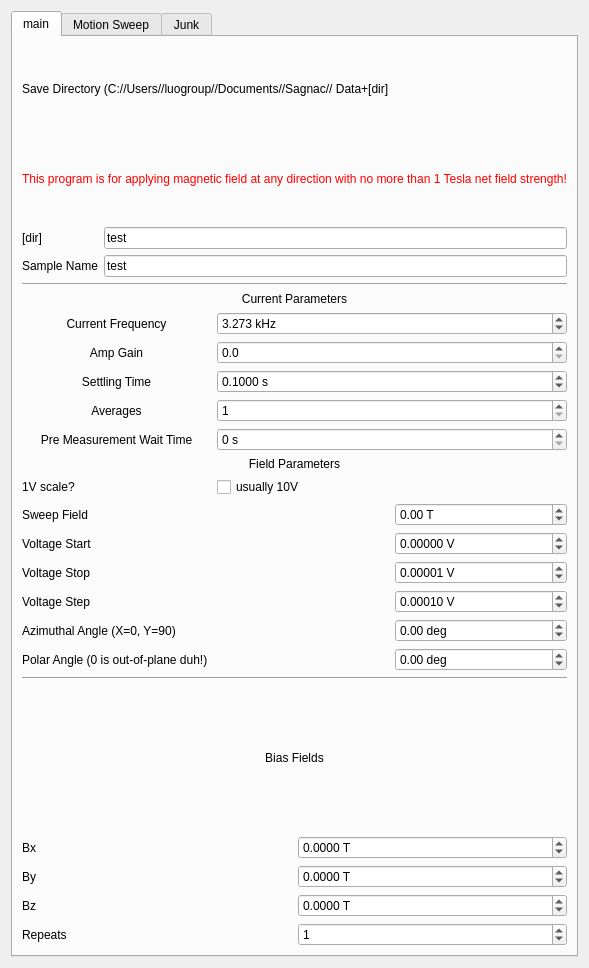
<?xml version="1.0" encoding="UTF-8"?>
<ui version="4.0">
 <class>Form</class>
 <widget class="QWidget" name="Form">
  <property name="geometry">
   <rect>
    <x>0</x>
    <y>0</y>
    <width>568</width>
    <height>968</height>
   </rect>
  </property>
  <property name="windowTitle">
   <string>Form</string>
  </property>
  <layout class="QVBoxLayout" name="verticalLayout">
   <item>
    <widget class="QTabWidget" name="Junk">
     <property name="toolTip">
      <string>&lt;html&gt;&lt;head/&gt;&lt;body&gt;&lt;p&gt;Field Parameters&lt;/p&gt;&lt;/body&gt;&lt;/html&gt;</string>
     </property>
     <property name="currentIndex">
      <number>0</number>
     </property>
     <widget class="QWidget" name="tab">
      <attribute name="title">
       <string>main</string>
      </attribute>
      <layout class="QVBoxLayout" name="verticalLayout_10">
       <item>
        <layout class="QGridLayout" name="save_params">
         <item row="5" column="0">
          <widget class="QLabel" name="label_12">
           <property name="enabled">
            <bool>true</bool>
           </property>
           <property name="text">
            <string>Sample Name</string>
           </property>
          </widget>
         </item>
         <item row="5" column="1">
          <widget class="QLineEdit" name="sample_name">
           <property name="text">
            <string>test</string>
           </property>
           <property name="placeholderText">
            <string>test</string>
           </property>
          </widget>
         </item>
         <item row="4" column="0">
          <widget class="QLabel" name="label_22">
           <property name="text">
            <string>[dir]</string>
           </property>
          </widget>
         </item>
         <item row="4" column="1">
          <widget class="QLineEdit" name="save_dir">
           <property name="text">
            <string>test</string>
           </property>
          </widget>
         </item>
         <item row="0" column="0" colspan="2">
          <widget class="QLabel" name="label_8">
           <property name="text">
            <string>Save Directory (C://Users//luogroup//Documents//Sagnac// Data+[dir]</string>
           </property>
           <property name="wordWrap">
            <bool>true</bool>
           </property>
          </widget>
         </item>
         <item row="1" column="0" colspan="2">
          <widget class="QLabel" name="label_40">
           <property name="palette">
            <palette>
             <active>
              <colorrole role="WindowText">
               <brush brushstyle="SolidPattern">
                <color alpha="255">
                 <red>255</red>
                 <green>0</green>
                 <blue>0</blue>
                </color>
               </brush>
              </colorrole>
             </active>
             <inactive>
              <colorrole role="WindowText">
               <brush brushstyle="SolidPattern">
                <color alpha="255">
                 <red>255</red>
                 <green>0</green>
                 <blue>0</blue>
                </color>
               </brush>
              </colorrole>
             </inactive>
             <disabled>
              <colorrole role="WindowText">
               <brush brushstyle="SolidPattern">
                <color alpha="255">
                 <red>120</red>
                 <green>120</green>
                 <blue>120</blue>
                </color>
               </brush>
              </colorrole>
             </disabled>
            </palette>
           </property>
           <property name="text">
            <string>This program is for applying magnetic field at any direction with no more than 1 Tesla net field strength!</string>
           </property>
          </widget>
         </item>
        </layout>
       </item>
       <item>
        <widget class="Line" name="line_3">
         <property name="orientation">
          <enum>Qt::Horizontal</enum>
         </property>
        </widget>
       </item>
       <item>
        <layout class="QGridLayout" name="lockin_params">
         <item row="9" column="0">
          <widget class="QLabel" name="label_3">
           <property name="text">
            <string>1V scale?</string>
           </property>
          </widget>
         </item>
         <item row="13" column="2">
          <widget class="QDoubleSpinBox" name="voltage_step">
           <property name="suffix">
            <string> V</string>
           </property>
           <property name="decimals">
            <number>5</number>
           </property>
           <property name="minimum">
            <double>-0.900000000000000</double>
           </property>
           <property name="maximum">
            <double>0.900000000000000</double>
           </property>
           <property name="singleStep">
            <double>0.001000000000000</double>
           </property>
           <property name="value">
            <double>0.000100000000000</double>
           </property>
          </widget>
         </item>
         <item row="13" column="0">
          <widget class="QLabel" name="label_2">
           <property name="text">
            <string>Voltage Step</string>
           </property>
          </widget>
         </item>
         <item row="7" column="0">
          <widget class="QLabel" name="label_31">
           <property name="text">
            <string>Pre Measurement Wait Time</string>
           </property>
           <property name="alignment">
            <set>Qt::AlignCenter</set>
           </property>
          </widget>
         </item>
         <item row="15" column="2">
          <widget class="QDoubleSpinBox" name="sweep_field_polar">
           <property name="suffix">
            <string> deg</string>
           </property>
           <property name="minimum">
            <double>-180.000000000000000</double>
           </property>
           <property name="maximum">
            <double>180.000000000000000</double>
           </property>
          </widget>
         </item>
         <item row="5" column="1" colspan="2">
          <widget class="QDoubleSpinBox" name="settling">
           <property name="suffix">
            <string> s</string>
           </property>
           <property name="decimals">
            <number>4</number>
           </property>
           <property name="maximum">
            <double>9999999.000000000000000</double>
           </property>
           <property name="value">
            <double>0.100000000000000</double>
           </property>
          </widget>
         </item>
         <item row="12" column="0">
          <widget class="QLabel" name="label_38">
           <property name="text">
            <string>Voltage Stop</string>
           </property>
          </widget>
         </item>
         <item row="12" column="2">
          <widget class="QDoubleSpinBox" name="voltage_stop">
           <property name="suffix">
            <string> V</string>
           </property>
           <property name="decimals">
            <number>5</number>
           </property>
           <property name="minimum">
            <double>-10.000000000000000</double>
           </property>
           <property name="maximum">
            <double>10.000000000000000</double>
           </property>
           <property name="singleStep">
            <double>0.001000000000000</double>
           </property>
           <property name="value">
            <double>0.000010000000000</double>
           </property>
          </widget>
         </item>
         <item row="6" column="0">
          <widget class="QLabel" name="label_35">
           <property name="text">
            <string>Averages</string>
           </property>
           <property name="alignment">
            <set>Qt::AlignCenter</set>
           </property>
          </widget>
         </item>
         <item row="11" column="2">
          <widget class="QDoubleSpinBox" name="voltage_start">
           <property name="suffix">
            <string> V</string>
           </property>
           <property name="decimals">
            <number>5</number>
           </property>
           <property name="minimum">
            <double>-10.000000000000000</double>
           </property>
           <property name="maximum">
            <double>10.000000000000000</double>
           </property>
           <property name="singleStep">
            <double>0.001000000000000</double>
           </property>
           <property name="value">
            <double>0.000000000000000</double>
           </property>
          </widget>
         </item>
         <item row="3" column="0">
          <widget class="QLabel" name="label_9">
           <property name="text">
            <string>Current Frequency</string>
           </property>
           <property name="alignment">
            <set>Qt::AlignCenter</set>
           </property>
          </widget>
         </item>
         <item row="14" column="0">
          <widget class="QLabel" name="label_16">
           <property name="text">
            <string>Azimuthal Angle (X=0, Y=90)</string>
           </property>
          </widget>
         </item>
         <item row="15" column="0">
          <widget class="QLabel" name="label_19">
           <property name="text">
            <string>Polar Angle (0 is out-of-plane duh!) </string>
           </property>
          </widget>
         </item>
         <item row="8" column="0" colspan="3">
          <widget class="QLabel" name="label_10">
           <property name="text">
            <string>Field Parameters</string>
           </property>
           <property name="alignment">
            <set>Qt::AlignCenter</set>
           </property>
          </widget>
         </item>
         <item row="4" column="1" colspan="2">
          <widget class="QDoubleSpinBox" name="amp_gain">
           <property name="suffix">
            <string/>
           </property>
           <property name="decimals">
            <number>1</number>
           </property>
           <property name="minimum">
            <double>0.000000000000000</double>
           </property>
           <property name="maximum">
            <double>50000.000000000000000</double>
           </property>
          </widget>
         </item>
         <item row="14" column="2">
          <widget class="QDoubleSpinBox" name="sweep_field_azimuth">
           <property name="suffix">
            <string> deg</string>
           </property>
           <property name="minimum">
            <double>-170.000000000000000</double>
           </property>
           <property name="maximum">
            <double>170.000000000000000</double>
           </property>
          </widget>
         </item>
         <item row="6" column="1" colspan="2">
          <widget class="QSpinBox" name="avgs">
           <property name="minimum">
            <number>1</number>
           </property>
          </widget>
         </item>
         <item row="7" column="1" colspan="2">
          <widget class="QDoubleSpinBox" name="wait">
           <property name="suffix">
            <string> s</string>
           </property>
           <property name="decimals">
            <number>0</number>
           </property>
           <property name="maximum">
            <double>9999999.000000000000000</double>
           </property>
          </widget>
         </item>
         <item row="5" column="0">
          <widget class="QLabel" name="label_20">
           <property name="text">
            <string>Settling Time</string>
           </property>
           <property name="alignment">
            <set>Qt::AlignCenter</set>
           </property>
          </widget>
         </item>
         <item row="4" column="0">
          <widget class="QLabel" name="label_30">
           <property name="text">
            <string>Amp Gain</string>
           </property>
           <property name="alignment">
            <set>Qt::AlignCenter</set>
           </property>
          </widget>
         </item>
         <item row="11" column="0">
          <widget class="QLabel" name="label_18">
           <property name="text">
            <string>Voltage Start</string>
           </property>
          </widget>
         </item>
         <item row="9" column="1">
          <widget class="QCheckBox" name="voltage_scale_main">
           <property name="text">
            <string>usually 10V</string>
           </property>
          </widget>
         </item>
         <item row="10" column="0">
          <widget class="QLabel" name="label_33">
           <property name="text">
            <string>Sweep Field</string>
           </property>
          </widget>
         </item>
         <item row="0" column="0" colspan="3">
          <widget class="QLabel" name="label_7">
           <property name="text">
            <string>Current Parameters</string>
           </property>
           <property name="alignment">
            <set>Qt::AlignCenter</set>
           </property>
          </widget>
         </item>
         <item row="3" column="1" colspan="2">
          <widget class="QDoubleSpinBox" name="current_frequency">
           <property name="suffix">
            <string> kHz</string>
           </property>
           <property name="decimals">
            <number>3</number>
           </property>
           <property name="maximum">
            <double>1000.000000000000000</double>
           </property>
           <property name="value">
            <double>3.273000000000000</double>
           </property>
          </widget>
         </item>
         <item row="10" column="2">
          <widget class="QDoubleSpinBox" name="sweep_field">
           <property name="suffix">
            <string> T</string>
           </property>
           <property name="minimum">
            <double>-5.000000000000000</double>
           </property>
           <property name="maximum">
            <double>5.000000000000000</double>
           </property>
          </widget>
         </item>
        </layout>
       </item>
       <item>
        <widget class="Line" name="line_2">
         <property name="orientation">
          <enum>Qt::Horizontal</enum>
         </property>
        </widget>
       </item>
       <item>
        <layout class="QGridLayout" name="gridLayout">
         <item row="1" column="1">
          <widget class="QDoubleSpinBox" name="bias_field_x">
           <property name="suffix">
            <string> T</string>
           </property>
           <property name="decimals">
            <number>4</number>
           </property>
           <property name="minimum">
            <double>-0.280000000000000</double>
           </property>
           <property name="maximum">
            <double>0.280000000000000</double>
           </property>
          </widget>
         </item>
         <item row="2" column="0">
          <widget class="QLabel" name="label_24">
           <property name="text">
            <string>By</string>
           </property>
          </widget>
         </item>
         <item row="3" column="0">
          <widget class="QLabel" name="label_29">
           <property name="text">
            <string>Bz</string>
           </property>
          </widget>
         </item>
         <item row="1" column="0">
          <widget class="QLabel" name="label_23">
           <property name="text">
            <string>Bx</string>
           </property>
          </widget>
         </item>
         <item row="2" column="1">
          <widget class="QDoubleSpinBox" name="bias_field_y">
           <property name="suffix">
            <string> T</string>
           </property>
           <property name="decimals">
            <number>4</number>
           </property>
           <property name="minimum">
            <double>-0.280000000000000</double>
           </property>
           <property name="maximum">
            <double>0.280000000000000</double>
           </property>
          </widget>
         </item>
         <item row="0" column="0" colspan="2">
          <widget class="QLabel" name="label_28">
           <property name="text">
            <string>Bias Fields</string>
           </property>
           <property name="alignment">
            <set>Qt::AlignCenter</set>
           </property>
          </widget>
         </item>
         <item row="3" column="1">
          <widget class="QDoubleSpinBox" name="bias_field_z">
           <property name="suffix">
            <string> T</string>
           </property>
           <property name="decimals">
            <number>4</number>
           </property>
           <property name="minimum">
            <double>-0.150000000000000</double>
           </property>
           <property name="maximum">
            <double>0.150000000000000</double>
           </property>
          </widget>
         </item>
        </layout>
       </item>
       <item>
        <layout class="QHBoxLayout" name="horizontalLayout">
         <item>
          <widget class="QLabel" name="label_39">
           <property name="text">
            <string>Repeats</string>
           </property>
          </widget>
         </item>
         <item>
          <widget class="QDoubleSpinBox" name="num_repeat">
           <property name="decimals">
            <number>0</number>
           </property>
           <property name="maximum">
            <double>1000.000000000000000</double>
           </property>
           <property name="value">
            <double>1.000000000000000</double>
           </property>
          </widget>
         </item>
        </layout>
       </item>
      </layout>
     </widget>
     <widget class="QWidget" name="tab_3">
      <attribute name="title">
       <string>Motion Sweep</string>
      </attribute>
      <widget class="QWidget" name="gridLayoutWidget">
       <property name="geometry">
        <rect>
         <x>0</x>
         <y>0</y>
         <width>347</width>
         <height>191</height>
        </rect>
       </property>
       <layout class="QGridLayout" name="gridLayout_2">
        <item row="1" column="1">
         <widget class="QLabel" name="label_36">
          <property name="text">
           <string>x</string>
          </property>
         </widget>
        </item>
        <item row="2" column="0">
         <widget class="QLabel" name="label_32">
          <property name="text">
           <string>Step size</string>
          </property>
         </widget>
        </item>
        <item row="2" column="1">
         <widget class="QDoubleSpinBox" name="delta_x">
          <property name="suffix">
           <string/>
          </property>
          <property name="decimals">
           <number>0</number>
          </property>
          <property name="minimum">
           <double>-2000.000000000000000</double>
          </property>
          <property name="maximum">
           <double>2000.000000000000000</double>
          </property>
          <property name="value">
           <double>0.000000000000000</double>
          </property>
         </widget>
        </item>
        <item row="1" column="2">
         <widget class="QLabel" name="label_37">
          <property name="text">
           <string>y</string>
          </property>
         </widget>
        </item>
        <item row="0" column="0">
         <widget class="QCheckBox" name="do_motion_sweep">
          <property name="text">
           <string>Do Motion Sweep?</string>
          </property>
         </widget>
        </item>
        <item row="2" column="2">
         <widget class="QDoubleSpinBox" name="delta_y">
          <property name="suffix">
           <string/>
          </property>
          <property name="decimals">
           <number>0</number>
          </property>
          <property name="minimum">
           <double>-2000.000000000000000</double>
          </property>
          <property name="maximum">
           <double>2000.000000000000000</double>
          </property>
          <property name="value">
           <double>100.000000000000000</double>
          </property>
         </widget>
        </item>
        <item row="3" column="1">
         <widget class="QDoubleSpinBox" name="num_step">
          <property name="suffix">
           <string/>
          </property>
          <property name="decimals">
           <number>0</number>
          </property>
          <property name="maximum">
           <double>1000.000000000000000</double>
          </property>
          <property name="value">
           <double>5.000000000000000</double>
          </property>
         </widget>
        </item>
        <item row="3" column="0">
         <widget class="QLabel" name="label_34">
          <property name="text">
           <string>number of steps</string>
          </property>
         </widget>
        </item>
        <item row="0" column="1">
         <widget class="QCheckBox" name="x_enable">
          <property name="text">
           <string>Enable x</string>
          </property>
         </widget>
        </item>
        <item row="0" column="2">
         <widget class="QCheckBox" name="y_enable">
          <property name="text">
           <string>Enable y</string>
          </property>
         </widget>
        </item>
       </layout>
      </widget>
     </widget>
     <widget class="QWidget" name="tab_4">
      <attribute name="title">
       <string>Junk</string>
      </attribute>
      <widget class="QWidget" name="layoutWidget">
       <property name="geometry">
        <rect>
         <x>9</x>
         <y>1</y>
         <width>411</width>
         <height>361</height>
        </rect>
       </property>
       <layout class="QGridLayout" name="field_params">
        <item row="8" column="1">
         <widget class="QSpinBox" name="first_harm_order">
          <property name="minimum">
           <number>1</number>
          </property>
          <property name="maximum">
           <number>8</number>
          </property>
          <property name="value">
           <number>8</number>
          </property>
         </widget>
        </item>
        <item row="8" column="2">
         <widget class="QSpinBox" name="second_harm_order">
          <property name="minimum">
           <number>1</number>
          </property>
          <property name="maximum">
           <number>8</number>
          </property>
          <property name="value">
           <number>8</number>
          </property>
         </widget>
        </item>
        <item row="7" column="0">
         <widget class="QLabel" name="label_14">
          <property name="text">
           <string>Harmonic:</string>
          </property>
         </widget>
        </item>
        <item row="7" column="2">
         <widget class="QLabel" name="label_13">
          <property name="text">
           <string>2</string>
          </property>
         </widget>
        </item>
        <item row="9" column="0">
         <widget class="QLabel" name="label_5">
          <property name="text">
           <string>TC</string>
          </property>
         </widget>
        </item>
        <item row="9" column="2">
         <widget class="QDoubleSpinBox" name="second_harm_tc">
          <property name="buttonSymbols">
           <enum>QAbstractSpinBox::NoButtons</enum>
          </property>
          <property name="suffix">
           <string> s</string>
          </property>
          <property name="decimals">
           <number>4</number>
          </property>
          <property name="minimum">
           <double>0.000000000000000</double>
          </property>
          <property name="maximum">
           <double>50.000000000000000</double>
          </property>
          <property name="singleStep">
           <double>0.000010000000000</double>
          </property>
          <property name="value">
           <double>0.010000000000000</double>
          </property>
         </widget>
        </item>
        <item row="9" column="1">
         <widget class="QDoubleSpinBox" name="first_harm_tc">
          <property name="suffix">
           <string> s</string>
          </property>
          <property name="decimals">
           <number>4</number>
          </property>
          <property name="maximum">
           <double>50.000000000000000</double>
          </property>
          <property name="value">
           <double>0.010000000000000</double>
          </property>
         </widget>
        </item>
        <item row="8" column="0">
         <widget class="QLabel" name="label_17">
          <property name="text">
           <string>Filter Order</string>
          </property>
         </widget>
        </item>
        <item row="7" column="1">
         <widget class="QLabel" name="label_4">
          <property name="text">
           <string>1</string>
          </property>
         </widget>
        </item>
        <item row="4" column="0">
         <widget class="QLabel" name="label_25">
          <property name="text">
           <string>50 Ohm?</string>
          </property>
         </widget>
        </item>
        <item row="6" column="0">
         <widget class="QLabel" name="label_15">
          <property name="text">
           <string>EOM V</string>
          </property>
         </widget>
        </item>
        <item row="3" column="1" colspan="2">
         <widget class="QDoubleSpinBox" name="input_range">
          <property name="suffix">
           <string> V</string>
          </property>
          <property name="decimals">
           <number>4</number>
          </property>
          <property name="value">
           <double>1.000000000000000</double>
          </property>
         </widget>
        </item>
        <item row="5" column="0">
         <widget class="QLabel" name="label_27">
          <property name="text">
           <string>EOM Freq.</string>
          </property>
         </widget>
        </item>
        <item row="3" column="0">
         <widget class="QLabel" name="label_26">
          <property name="text">
           <string>Input Range</string>
          </property>
         </widget>
        </item>
        <item row="1" column="0" colspan="3">
         <widget class="QLabel" name="label">
          <property name="text">
           <string>Lock-in</string>
          </property>
          <property name="alignment">
           <set>Qt::AlignCenter</set>
          </property>
         </widget>
        </item>
        <item row="6" column="1" colspan="2">
         <widget class="QDoubleSpinBox" name="eom_voltage">
          <property name="suffix">
           <string> V</string>
          </property>
          <property name="decimals">
           <number>4</number>
          </property>
          <property name="value">
           <double>0.650000000000000</double>
          </property>
         </widget>
        </item>
        <item row="4" column="1" colspan="2">
         <widget class="QCheckBox" name="imp50">
          <property name="text">
           <string/>
          </property>
          <property name="checked">
           <bool>true</bool>
          </property>
          <property name="tristate">
           <bool>false</bool>
          </property>
         </widget>
        </item>
        <item row="5" column="1" colspan="2">
         <widget class="QDoubleSpinBox" name="f_eom">
          <property name="suffix">
           <string> MHz</string>
          </property>
          <property name="decimals">
           <number>5</number>
          </property>
          <property name="value">
           <double>3.347700000000000</double>
          </property>
         </widget>
        </item>
        <item row="0" column="0">
         <widget class="Line" name="line_4">
          <property name="orientation">
           <enum>Qt::Horizontal</enum>
          </property>
         </widget>
        </item>
       </layout>
      </widget>
     </widget>
    </widget>
   </item>
  </layout>
 </widget>
 <resources/>
 <connections/>
</ui>
